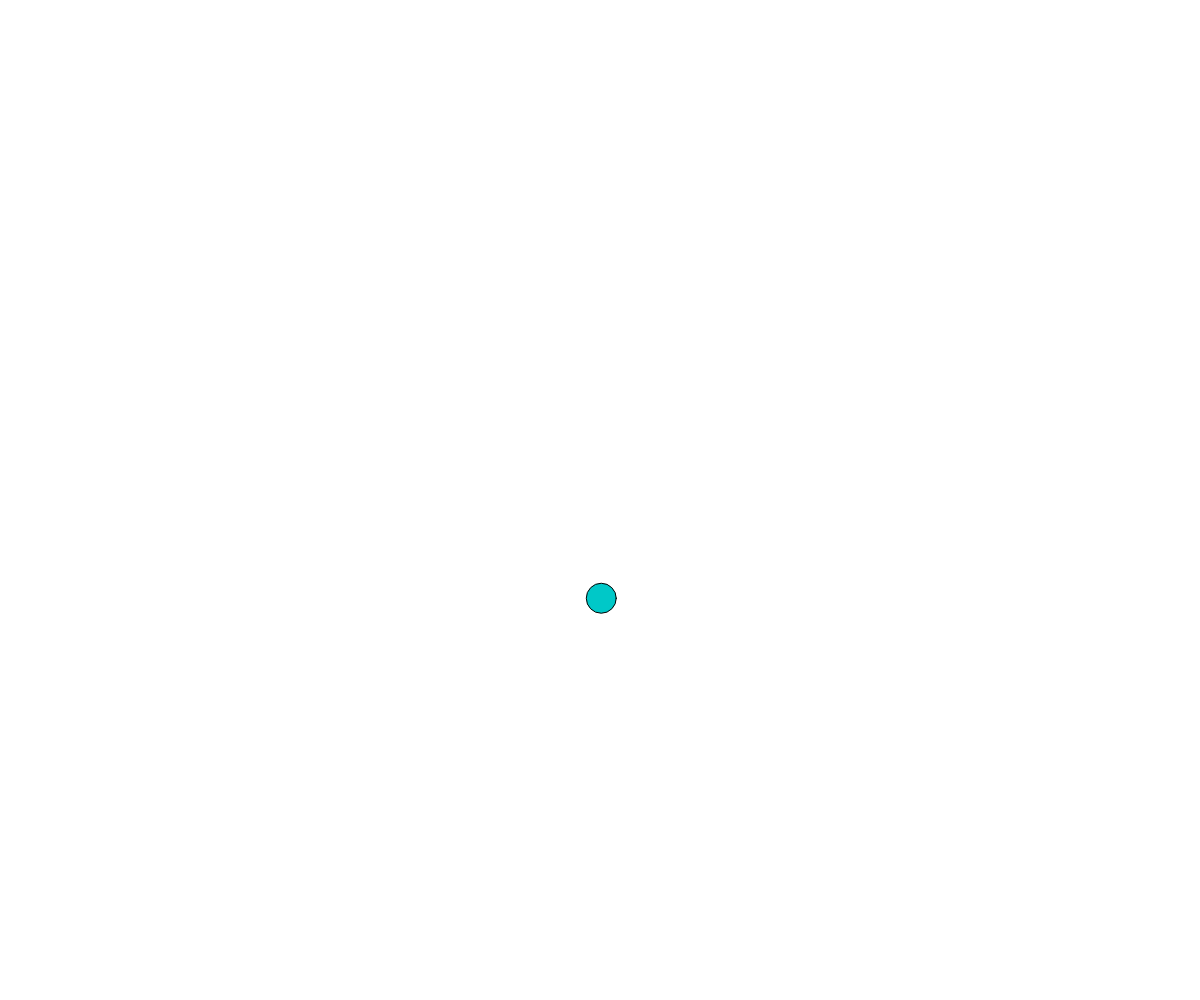
Frame 1 (no input)
Frame 60 (no input): blank canvas, image omitted
Frame 120 (the mouse pressed at the canvas centre since frame 60): blank canvas, image omitted

The p5.js sketch that drew this single still picture (run headless with seeded random() and noise() and a simulated clock; from frame 60 on, the mouse is pressed at the canvas centre):

// p5.js sketch
// ── sketch.js
// demo 4 bouncing obj's
//primitives boouncing on screen

let circleX, circleY;
let circleXSpeed, circleYSpeed;

function setup() {
  createCanvas(windowWidth, windowHeight);
  circleX = width/2;
  circleY = width/2;
  circleXSpeed = random(3,-3);
  circleYSpeed = random(3,-3);
}

function draw() {
  background(255);

  fill(0,200,200);

  //movement
  circleX += circleXSpeed;
  circleY += circleYSpeed;

  //bounce
  if(circleY <= 0 || circleY >= height){
    circleYSpeed = circleYSpeed * -1;
  }

  //wrap around
  if(circleX <= 0){
    circleX += width;
  }
  else if(circleX >= width){
    circleX -= width;
  }

  

  //draw
  circle(circleX, circleY, 30);

}
